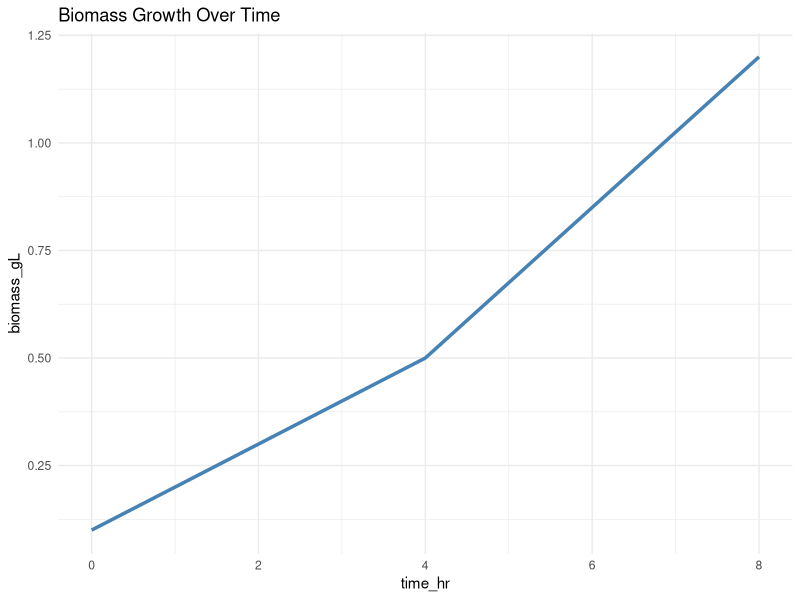

Recreate this plot in R.
library(tidyverse)

data <- read_csv("../data/simulated_fermentation_data.csv")

# Simple KPI calculations
kpis <- data %>%
  summarise(
    max_biomass = max(biomass_gL),
    min_glucose = min(glucose_gL),
    avg_do = mean(do_pct)
  )

print(kpis)

# Plot biomass over time
ggplot(data, aes(time_hr, biomass_gL)) +
  geom_line(color = "steelblue", size = 1.2) +
  theme_minimal() +
  labs(title = "Biomass Growth Over Time")
